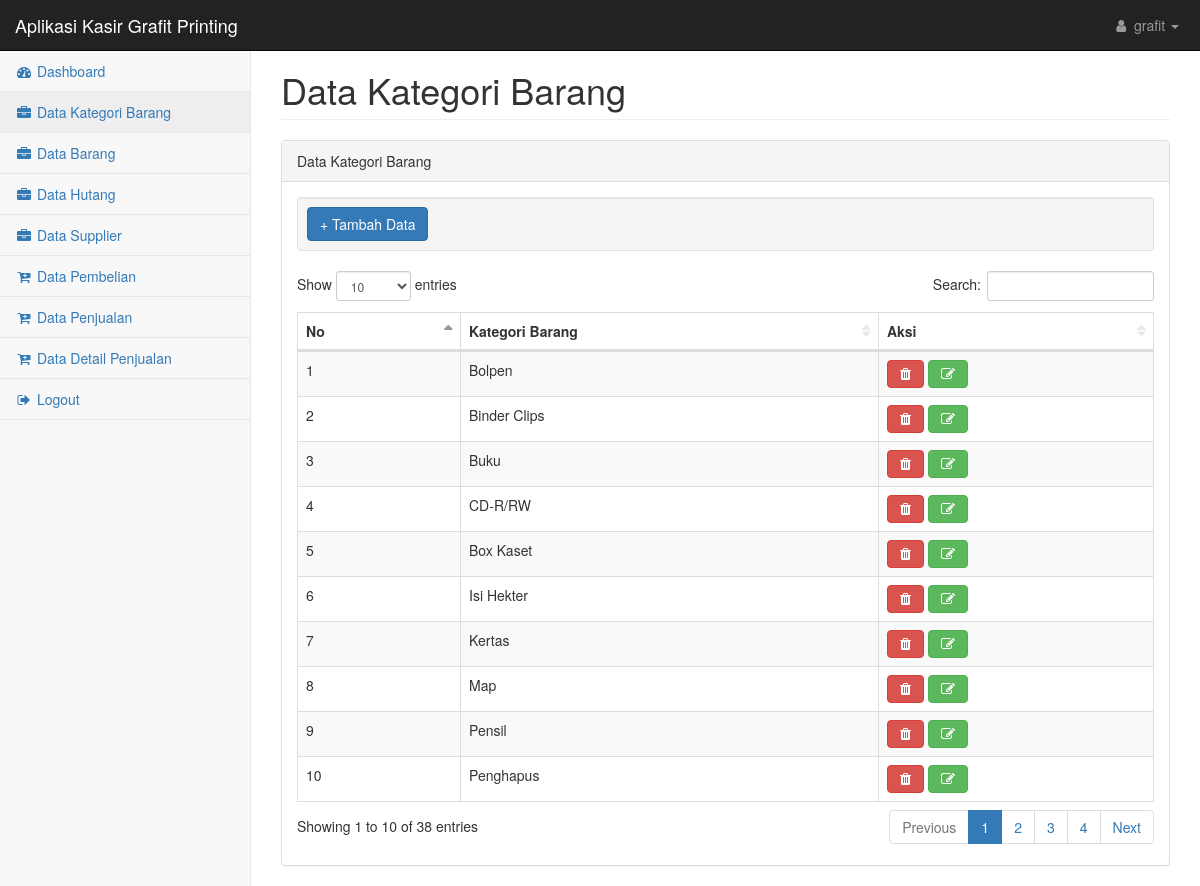
The app's page /pages/data_kategori_barang.php (signed in) with its own data.
### tables this page shows
CREATE TABLE `kategori_barang` (
  `kode_kategori` int(11) NOT NULL,
  `kategori_barang` text NOT NULL
);

### pages/data_kategori_barang.php (the view, shortened to what this page needs)
<?php
include'../config/koneksi.php';
?>
<!DOCTYPE html>
<html lang="en">
<head>
    <link href="../css/bootstrap.min.css" rel="stylesheet">
    <link href="../css/metisMenu.min.css" rel="stylesheet">
    <link href="../css/dataTables/dataTables.bootstrap.css" rel="stylesheet">
    <link href="../css/dataTables/dataTables.responsive.css" rel="stylesheet">
    <link href="../css/startmin.css" rel="stylesheet">
    <link href="../css/font-awesome.min.css" rel="stylesheet" type="text/css">
</head>
<body>
    <div id="wrapper">
        <nav class="navbar navbar-inverse navbar-fixed-top" role="navigation">
            <div class="navbar-header">
            <a class="navbar-brand" style="color:white;"    href="#">Aplikasi Kasir Grafit Printing</a>
            </div>
            <?php
            include'header.php';
            ?>
            <div class="navbar-default sidebar" role="navigation">
                <div class="sidebar-nav navbar-collapse">
                    <?php
                    include'menu.php';
                    ?>
                </div>
            </div>
        </nav>
        <div id="page-wrapper">
            <div class="container-fluid">
                <div class="row">
                    <div class="col-lg-12">
                        <h1 class="page-header">Data Kategori Barang</h1>
                    </div>
                </div>
                <div class="row">
                    <div class="col-lg-12">
                        <div class="panel panel-default">
                            <div class="panel-heading">
                                Data Kategori Barang
                            </div>
                            <div class="panel-body">
                                <div class="table-responsive">
                                    <div class="well well-sm">
                                        <button type="button" class="btn btn-primary" data-toggle="modal" data-target="#myModal">
                                            + Tambah Data
                                        </button>
                                    </div>
                                    <table class="table table-striped table-bordered table-hover" id="dataTables-example">
                                        <thead>
                                            <tr>
                                                <th>No</th>
                                                <th>Kategori Barang</th>
                                                <th>Aksi</th>
                                            </tr>
                                        </thead>
                                        <?php
                                        $no = 1;
                                        $kategori_barang = mysqli_query($koneksi," SELECT * FROM kategori_barang");
                                        while ($tampil = mysqli_fetch_array($kategori_barang)) {
                                           ?>
                                           <tr class="odd gradeX">
                                            <td><?php echo $no++; ?></td>
                                            <td><?php echo $tampil['kategori_barang']; ?></td>
                                            <td class="center"><a onclick="return confirm('Yakin ingin menghapus data ini')" href="hapus_kategori.php?kode_kategori=<?php echo $tampil['kode_kategori']; ?>" class="fa fa-trash btn btn-danger"></a>
                                                <a class="fa fa-edit btn btn-success" href="edit_kategori.php?kode_kategori=<?php echo $tampil['kode_kategori']; ?>" data-toggle="tooltip" data-placement="top" title="Edit data barang"></a></td>
                                            </tr>
                                        <?php } ?>
                                    </table>
                                </div>
                            </div>
                        </div>
                    </div>
                </div>
            </div>
        </div>
    </div>
    </body>
    </html>

### css/startmin.css (style rules this page uses)
body { background-color: #f8f8f8; }
#wrapper { width: 100%; }
#page-wrapper { padding-top: 30px; min-height: 568px; background-color: #fff; }
@media (min-width:768px) { #page-wrapper { position: inherit; margin-left: 250px; padding: 30px 15px 0 15px; border-left: 1px solid #e7e7e7; } }
.navbar-header { float: left; }
.sidebar .sidebar-nav.navbar-collapse { padding-right: 0; padding-left: 0; }
@media (min-width:768px) { .sidebar { z-index: 1; position: absolute; width: 250px; margin-top: 51px; } }
table.dataTable thead .sorting, table.dataTable thead .sorting_asc, table.dataTable thead .sorting_desc, table.dataTable thead .sorting_asc_disabled, table.dataTable thead .sorting_desc_disabled { background: 0 0; }
table.dataTable thead .sorting_asc:after { content: "\f0de"; float: right; font-family: fontawesome; }
table.dataTable thead .sorting:after { content: "\f0dc"; float: right; font-family: fontawesome; color: rgba(50,50,50,.5); }

### records on screen
kategori_barang: kategori_barang "Bolpen"
kategori_barang: kategori_barang "Binder Clips"
kategori_barang: kategori_barang "Buku"
kategori_barang: kategori_barang "CD-R/RW"
kategori_barang: kategori_barang "Box Kaset"
kategori_barang: kategori_barang "Isi Hekter"
kategori_barang: kategori_barang "Kertas"
kategori_barang: kategori_barang "Map"
kategori_barang: kategori_barang "Pensil"
kategori_barang: kategori_barang "Penghapus"

### other values on screen
$_SESSION['username'] "grafit"
